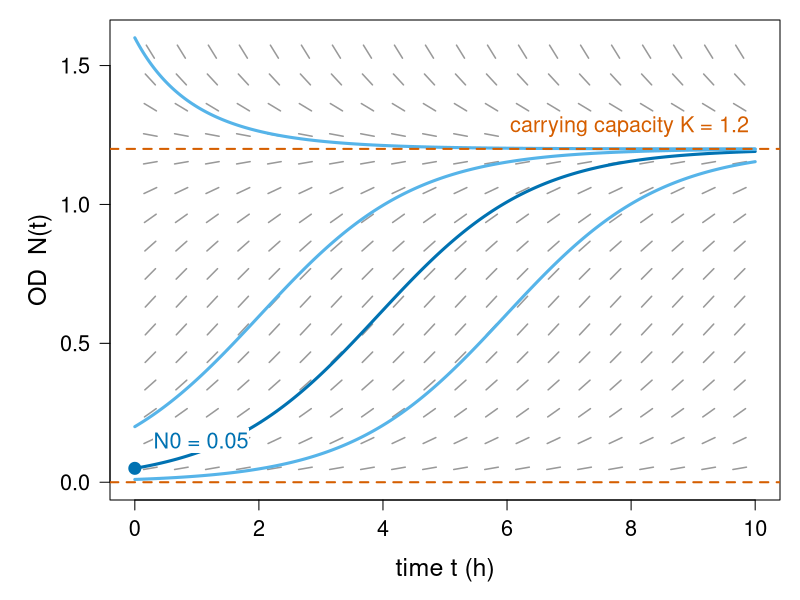
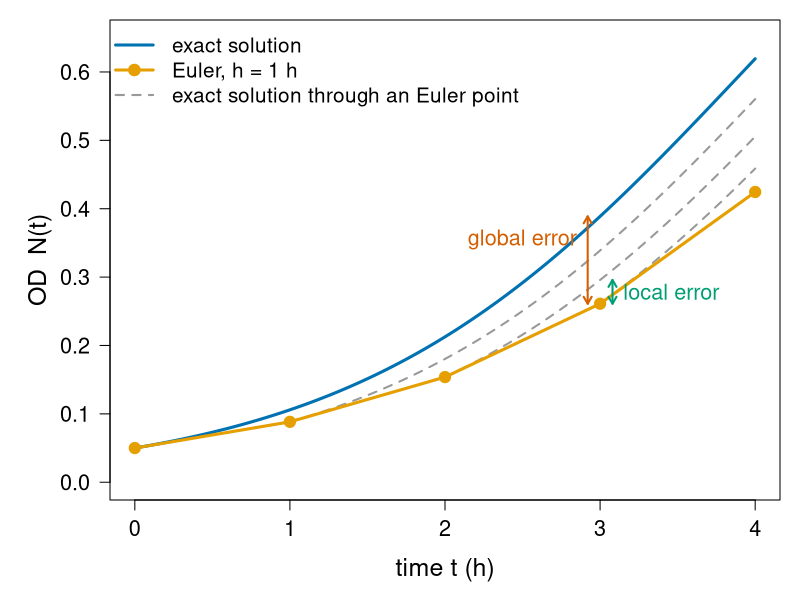
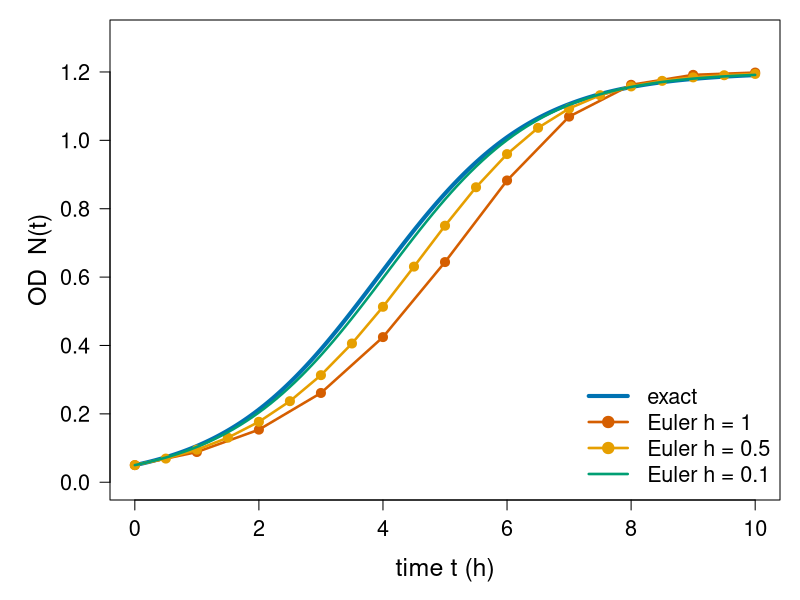
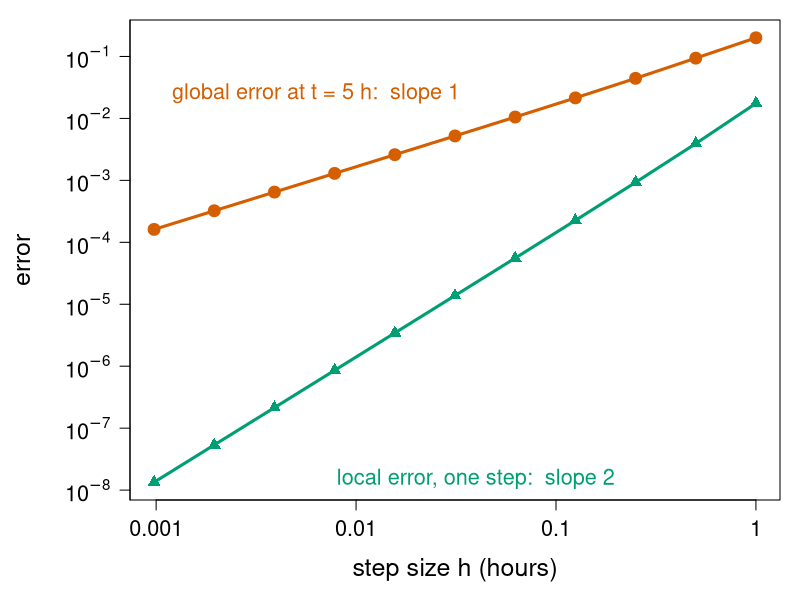
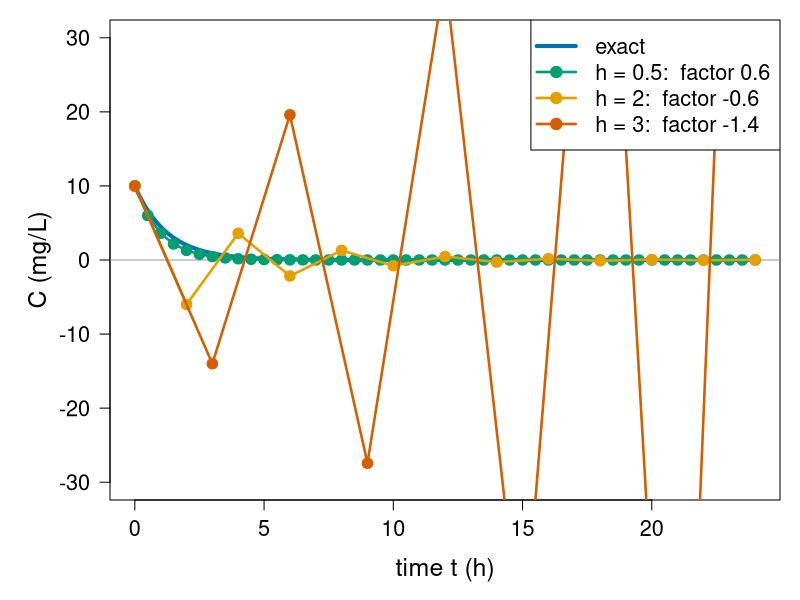
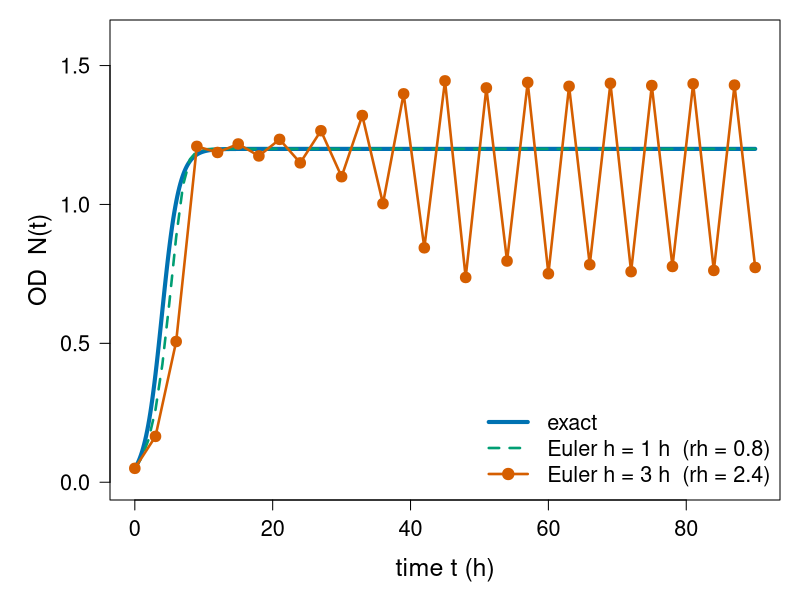
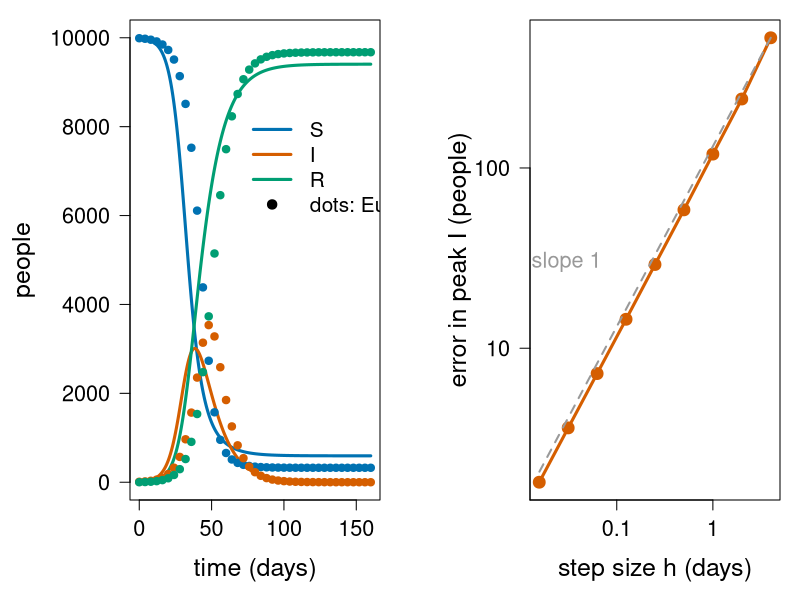
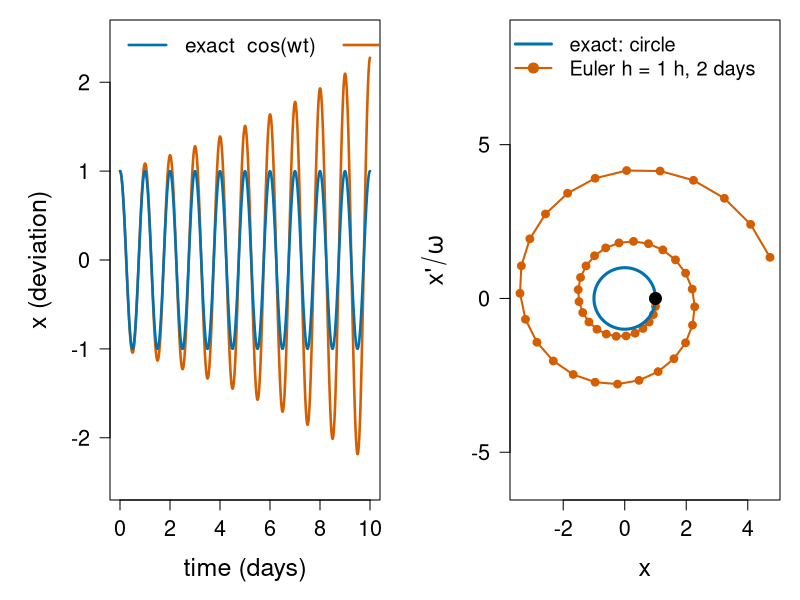

Write the R code that produced these figures, in order.
# Figures for the euler/ unit ("Initial value problems and Euler's method").
#
# Re-run by hand from this folder (it is NOT run by `quarto render`):
#   cd euler && Rscript make-euler-figs.R
#
# Base R graphics only (grDevices::svg). Colours are Okabe-Ito
# (colour-blind safe). Makes:
#   fig01-direction-field.svg  direction field of the logistic ODE with solutions
#   fig02-euler-steps.svg      Euler steps (h = 1 h): local vs global error
#   fig03-euler-vs-exact.svg   Euler with h = 1, 0.5, 0.1 h against the exact curve
#   fig04-order.svg            local error (slope 2) and global error (slope 1) vs h
#   fig05-unstable.svg         drug clearance C' = -0.8 C with h = 0.5, 2, 3 h
#   fig06-logistic-cycle.svg   logistic growth with h = 3 h: a spurious boom-bust cycle
#   fig07-sir.svg              SIR epidemic; error in the peak vs h
#   fig08-oscillator.svg       Euler on a 24-hour oscillator spirals outwards

oi <- c(orange = "#E69F00", sky = "#56B4E9", green = "#009E73",
        yellow = "#F0E442", blue = "#0072B2", red = "#D55E00",
        purple = "#CC79A7", grey = "#999999")

## ---- the running examples (same code as on the slides) ---------------------

euler <- function(f, t0, y0, h, n) {            # scalar Euler, as on the slides
  t <- t0 + (0:n) * h
  y <- numeric(n + 1); y[1] <- y0
  for (i in 1:n) y[i + 1] <- y[i] + h * f(t[i], y[i])
  data.frame(t = t, y = y)
}
euler_sys <- function(f, t0, y0, h, n) {        # vector Euler, as on the slides
  t <- t0 + (0:n) * h
  Y <- matrix(0, n + 1, length(y0)); Y[1, ] <- y0
  for (i in 1:n) Y[i + 1, ] <- Y[i, ] + h * f(t[i], Y[i, ])
  list(t = t, y = Y)
}

K <- 1.2; N0 <- 0.05; r <- 0.8                 # logistic OD curve, per hour
f <- function(t, N) r * N * (1 - N / K)
exact_from <- function(t, t0, n0) K / (1 + (K / n0 - 1) * exp(-r * (t - t0)))
exact <- function(t) exact_from(t, 0, N0)

labelbg <- function(x, y, lab, adj = 0, cex = 1.3, col = "black") {  # text on white
  w <- strwidth(lab, cex = cex); hh <- strheight(lab, cex = cex)
  x0 <- x - adj * w
  rect(x0 - 0.1 * hh, y - 0.8 * hh, x0 + w + 0.1 * hh, y + 0.8 * hh, col = "white", border = NA)
  text(x, y, lab, adj = adj, cex = cex, col = col)
}

## ---- fig01: direction field --------------------------------------------------

svg("fig01-direction-field.svg", width = 9, height = 5.5)
par(mar = c(5, 5.5, 1, 1), cex.lab = 1.5, cex.axis = 1.3)
plot(NA, xlim = c(0, 10), ylim = c(0, 1.6), xlab = "time t (h)",
     ylab = "OD  N(t)", las = 1)
tg <- seq(0.25, 9.75, by = 0.5); Ng <- seq(0.05, 1.55, by = 0.1)
len <- 0.22                                       # segment length in plot units
sx <- 10 / 1.6 * 5.5 / 9                          # aspect correction (x per y unit)
for (tt in tg) for (NN in Ng) {
  s <- f(tt, NN)
  dx <- len / sqrt(1 + (s * sx)^2) ; dy <- s * dx
  segments(tt - dx / 2, NN - dy / 2, tt + dx / 2, NN + dy / 2, col = oi["grey"], lwd = 1.5)
}
tt <- seq(0, 10, length.out = 300)
for (n0 in c(0.01, 0.05, 0.2, 1.6)) lines(tt, exact_from(tt, 0, n0), lwd = 3,
                                          col = if (n0 == 0.05) oi["blue"] else oi["sky"])
abline(h = c(0, K), lty = 2, col = oi["red"], lwd = 2)
labelbg(9.9, K + 0.08, "carrying capacity K = 1.2", adj = 1, col = oi["red"])
points(0, N0, pch = 19, cex = 1.6, col = oi["blue"])
labelbg(0.3, N0 + 0.1, "N0 = 0.05", col = oi["blue"])
dev.off()

## ---- fig02: Euler steps, local vs global error ------------------------------

svg("fig02-euler-steps.svg", width = 9, height = 5.5)
par(mar = c(5, 5.5, 1, 1), cex.lab = 1.5, cex.axis = 1.3)
e1 <- euler(f, 0, N0, 1, 4)
tt <- seq(0, 4, length.out = 300)
plot(tt, exact(tt), type = "l", lwd = 3, col = oi["blue"], ylim = c(0, 0.65),
     xlab = "time t (h)", ylab = "OD  N(t)", las = 1)
for (i in 2:4) {                                  # exact curve through each Euler point
  ts <- seq(e1$t[i], 4, length.out = 200)
  lines(ts, exact_from(ts, e1$t[i], e1$y[i]), lty = 2, lwd = 2, col = oi["grey"])
}
lines(e1$t, e1$y, lwd = 3, col = oi["orange"])
points(e1$t, e1$y, pch = 19, cex = 1.5, col = oi["orange"])
# errors at t = 3
loc <- exact_from(3, 2, e1$y[3])
arrows(3.08, e1$y[4], 3.08, loc, code = 3, length = 0.08, lwd = 2, col = oi["green"])
text(3.15, (e1$y[4] + loc) / 2, "local error", adj = 0, cex = 1.3, col = oi["green"])
arrows(2.92, e1$y[4], 2.92, exact(3), code = 3, length = 0.08, lwd = 2, col = oi["red"])
text(2.85, (e1$y[4] + exact(3)) / 2 + 0.03, "global error", adj = 1, cex = 1.3, col = oi["red"])
legend("topleft", c("exact solution", "Euler, h = 1 h", "exact solution through an Euler point"),
       col = oi[c("blue", "orange", "grey")], lty = c(1, 1, 2), lwd = c(3, 3, 2),
       pch = c(NA, 19, NA), cex = 1.25, bty = "n")
dev.off()

## ---- fig03: Euler with three step sizes --------------------------------------

svg("fig03-euler-vs-exact.svg", width = 9, height = 5.5)
par(mar = c(5, 5.5, 1, 1), cex.lab = 1.5, cex.axis = 1.3)
tt <- seq(0, 10, length.out = 300)
plot(tt, exact(tt), type = "l", lwd = 4, col = oi["blue"], ylim = c(0, 1.3),
     xlab = "time t (h)", ylab = "OD  N(t)", las = 1)
hs <- c(1, 0.5, 0.1); cols <- oi[c("red", "orange", "green")]
for (j in 1:3) {
  e <- euler(f, 0, N0, hs[j], round(10 / hs[j]))
  lines(e$t, e$y, lwd = 2.5, col = cols[j], type = if (hs[j] >= 0.5) "o" else "l", pch = 19)
}
legend("bottomright", c("exact", "Euler h = 1", "Euler h = 0.5", "Euler h = 0.1"),
       col = c(oi["blue"], cols), lwd = c(4, 2.5, 2.5, 2.5), pch = c(NA, 19, 19, NA),
       cex = 1.3, bty = "n")
dev.off()

## ---- fig04: local and global error vs h --------------------------------------

svg("fig04-order.svg", width = 9, height = 5.5)
par(mar = c(5, 6.5, 1, 1), cex.lab = 1.5, cex.axis = 1.3)
h <- 2^-(0:10)
glob <- sapply(h, function(h) abs(tail(euler(f, 0, N0, h, 5 / h)$y, 1) - exact(5)))
loc  <- sapply(h, function(h) abs(N0 + h * f(0, N0) - exact(h)))
plot(h, glob, log = "xy", type = "o", pch = 19, lwd = 3, cex = 1.3, col = oi["red"],
     ylim = range(c(glob, loc)), xlab = "step size h (hours)", ylab = "",
     axes = FALSE)
title(ylab = "error", line = 4.8)
lines(h, loc, type = "o", pch = 17, lwd = 3, cex = 1.3, col = oi["green"])
axis(1, at = 10^(-3:0), labels = c("0.001", "0.01", "0.1", "1"))
axis(2, at = 10^(-9:0), labels = parse(text = paste0("10^", -9:0)), las = 1); box()
text(0.0012, 2.5e-2, "global error at t = 5 h:  slope 1", adj = 0, cex = 1.3, col = oi["red"])
text(0.008, 1.5e-8, "local error, one step:  slope 2", adj = 0, cex = 1.3, col = oi["green"])
dev.off()

## ---- fig05: drug clearance, three step sizes ----------------------------------

svg("fig05-unstable.svg", width = 9, height = 5.5)
par(mar = c(5, 5.5, 1, 1), cex.lab = 1.5, cex.axis = 1.3)
k <- 0.8; tt <- seq(0, 24, length.out = 300)
plot(tt, 10 * exp(-k * tt), type = "l", lwd = 4, col = oi["blue"], ylim = c(-30, 30),
     xlab = "time t (h)", ylab = "C (mg/L)", las = 1)
abline(h = 0, col = oi["grey"])
hs <- c(0.5, 2, 3); cols <- oi[c("green", "orange", "red")]
for (j in 1:3) {
  n <- floor(24 / hs[j]); tj <- (0:n) * hs[j]
  lines(tj, 10 * (1 - k * hs[j])^(0:n), type = "o", pch = 19, lwd = 2.5, cex = 1.2, col = cols[j])
}
legend("topright", c("exact", "h = 0.5:  factor 0.6", "h = 2:  factor -0.6", "h = 3:  factor -1.4"),
       col = c(oi["blue"], cols), lwd = c(4, 2.5, 2.5, 2.5), pch = c(NA, 19, 19, 19),
       cex = 1.3, bg = "white")
dev.off()

## ---- fig06: logistic with h = 3: spurious cycle ----------------------------

svg("fig06-logistic-cycle.svg", width = 9, height = 5.5)
par(mar = c(5, 5.5, 1, 1), cex.lab = 1.5, cex.axis = 1.3)
tt <- seq(0, 90, length.out = 600)
plot(tt, exact(tt), type = "l", lwd = 4, col = oi["blue"], ylim = c(0, 1.6),
     xlab = "time t (h)", ylab = "OD  N(t)", las = 1)
e <- euler(f, 0, N0, 1, 90);   lines(e$t, e$y, lwd = 2.5, lty = 2, col = oi["green"])
e <- euler(f, 0, N0, 3, 30);   lines(e$t, e$y, type = "o", pch = 19, lwd = 2.5, cex = 1.2, col = oi["red"])
legend("bottomright", c("exact", "Euler h = 1 h  (rh = 0.8)", "Euler h = 3 h  (rh = 2.4)"),
       col = oi[c("blue", "green", "red")], lwd = c(4, 2.5, 2.5), lty = c(1, 2, 1), pch = c(NA, NA, 19), bg = "white",
       cex = 1.3, bty = "n")
dev.off()

## ---- fig07: SIR epidemic and the error in the peak ----------------------------

beta <- 0.3; gamma <- 0.1; Npop <- 10000
sir <- function(t, y) {
  S <- y[1]; I <- y[2]
  c(-beta * S * I / Npop, beta * S * I / Npop - gamma * I, gamma * I)
}
y0 <- c(9990, 10, 0)
Imax <- sum(y0[1:2]) - Npop / (beta / gamma) * (1 + log(beta / gamma * y0[1] / Npop))

svg("fig07-sir.svg", width = 12, height = 5)
par(mfrow = c(1, 2), mar = c(5, 6.5, 1, 1), cex.lab = 1.5, cex.axis = 1.3)
ref <- euler_sys(sir, 0, y0, 0.01, 16000)
plot(ref$t, ref$y[, 1], type = "l", lwd = 3, col = oi["blue"], ylim = c(0, 10000),
     xlab = "time (days)", ylab = "", las = 1)
title(ylab = "people", line = 4.8)
lines(ref$t, ref$y[, 2], lwd = 3, col = oi["red"])
lines(ref$t, ref$y[, 3], lwd = 3, col = oi["green"])
e <- euler_sys(sir, 0, y0, 4, 40)
for (j in 1:3) points(e$t, e$y[, j], pch = 19, cex = 1, col = oi[c("blue", "red", "green")][j])
legend(75, 8500, c("S", "I", "R", "dots: Euler h = 4 d"), col = c(oi[c("blue", "red", "green")], "black"),
       lwd = c(3, 3, 3, NA), pch = c(NA, NA, NA, 19), cex = 1.25, bty = "n")
hs <- 2^(2:-6)
perr <- sapply(hs, function(h) max(euler_sys(sir, 0, y0, h, 200 / h)$y[, 2]) - Imax)
plot(hs, perr, log = "xy", type = "o", pch = 19, lwd = 3, cex = 1.3, col = oi["red"],
     xlab = "step size h (days)", ylab = "error in peak I (people)", axes = FALSE)
axis(1, at = c(0.01, 0.1, 1), labels = c("0.01", "0.1", "1"))
axis(2, at = c(1, 10, 100), las = 1); box()
lines(hs, perr[1] * hs / hs[1], lty = 2, lwd = 2, col = oi["grey"])
text(0.03, 30, "slope 1", cex = 1.3, col = oi["grey"])
dev.off()

## ---- fig08: Euler on a 24-hour oscillator --------------------------------------

w <- 2 * pi / 24
osc <- function(t, y) c(y[2], -w^2 * y[1])

svg("fig08-oscillator.svg", width = 12, height = 5)
par(mfrow = c(1, 2), mar = c(5, 5.5, 1, 1), cex.lab = 1.5, cex.axis = 1.3)
e <- euler_sys(osc, 0, c(1, 0), 0.1, 2400)
plot(e$t / 24, e$y[, 1], type = "l", lwd = 2.5, col = oi["red"], ylim = c(-2.5, 2.5),
     xlab = "time (days)", ylab = "x (deviation)", las = 1)
tt <- seq(0, 240, length.out = 2000)
lines(tt / 24, cos(w * tt), lwd = 2.5, col = oi["blue"])
legend("topleft", c("exact  cos(wt)", "Euler h = 0.1 h"), col = oi[c("blue", "red")],
       lwd = 2.5, cex = 1.25, bty = "n", horiz = TRUE)
e <- euler_sys(osc, 0, c(1, 0), 1, 48)
plot(e$y[, 1], e$y[, 2] / w, type = "o", pch = 19, cex = 0.9, lwd = 2, col = oi["red"],
     asp = 1, ylim = c(-3, 5.5), xlab = "x", ylab = expression(x * "'" / omega), las = 1)
th <- seq(0, 2 * pi, length.out = 200)
lines(cos(th), sin(th), lwd = 3, col = oi["blue"])
points(1, 0, pch = 19, cex = 1.6, col = "black")
legend("topleft", c("exact: circle", "Euler h = 1 h, 2 days"), col = oi[c("blue", "red")],
       lwd = c(3, 2), pch = c(NA, 19), cex = 1.2, bty = "n")
dev.off()
